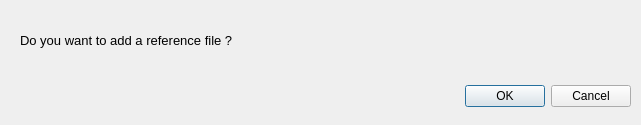
<?xml version="1.0" encoding="UTF-8"?>
<ui version="4.0">
 <class>Dialog</class>
 <widget class="QDialog" name="Dialog">
  <property name="geometry">
   <rect>
    <x>0</x>
    <y>0</y>
    <width>641</width>
    <height>125</height>
   </rect>
  </property>
  <property name="windowTitle">
   <string>Dialog</string>
  </property>
  <widget class="QDialogButtonBox" name="buttonBox">
   <property name="geometry">
    <rect>
     <x>10</x>
     <y>80</y>
     <width>621</width>
     <height>32</height>
    </rect>
   </property>
   <property name="orientation">
    <enum>Qt::Horizontal</enum>
   </property>
   <property name="standardButtons">
    <set>QDialogButtonBox::Cancel|QDialogButtonBox::Ok</set>
   </property>
  </widget>
  <widget class="QLabel" name="label_ref_dialog">
   <property name="geometry">
    <rect>
     <x>20</x>
     <y>20</y>
     <width>591</width>
     <height>41</height>
    </rect>
   </property>
   <property name="font">
    <font>
     <pointsize>10</pointsize>
    </font>
   </property>
   <property name="text">
    <string>Do you want to add a reference file ?</string>
   </property>
  </widget>
 </widget>
 <resources/>
 <connections>
  <connection>
   <sender>buttonBox</sender>
   <signal>accepted()</signal>
   <receiver>Dialog</receiver>
   <slot>accept()</slot>
   <hints>
    <hint type="sourcelabel">
     <x>248</x>
     <y>254</y>
    </hint>
    <hint type="destinationlabel">
     <x>157</x>
     <y>274</y>
    </hint>
   </hints>
  </connection>
  <connection>
   <sender>buttonBox</sender>
   <signal>rejected()</signal>
   <receiver>Dialog</receiver>
   <slot>reject()</slot>
   <hints>
    <hint type="sourcelabel">
     <x>316</x>
     <y>260</y>
    </hint>
    <hint type="destinationlabel">
     <x>286</x>
     <y>274</y>
    </hint>
   </hints>
  </connection>
 </connections>
</ui>
